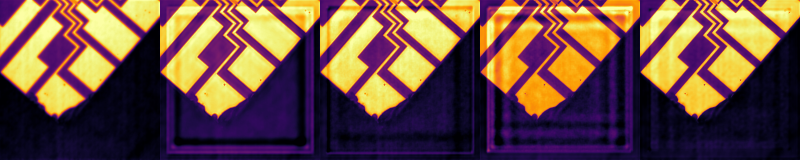
#> input picture research_log/episodes/ep07_solver_boundary_artifact/figures/05_step_decompose_temp_x0_prox1_dc1_prox2_dc2.png, 1600 x 320 px (shown at 1/2 size)
$ python fig22_k4_box_artifact.py
#> lines starting #> are read from the running program, lines starting #| are printed output that depends on the picture
### docs/publication_figures/scripts/pubfig_style.py
"""Shared publication-figure style for thermal_lift.

Implements docs/plotting_standards.md (CVPR, serif/Times, 300 dpi).
Every figure script in this directory imports from here; do NOT hardcode
font sizes inside individual figure functions.
"""

from __future__ import annotations

from pathlib import Path

import matplotlib as mpl
import matplotlib.pyplot as plt

# ── Canonical directories ────────────────────────────────────────────
PKG_DIR = Path(__file__).resolve().parent.parent          # docs/publication_figures
FIG_DIR = PKG_DIR / "figures"
DATA_DIR = PKG_DIR / "data"
REPO_ROOT = PKG_DIR.parent.parent                          # thermal_lift repo root

# ── CVPR column widths [inch] ────────────────────────────────────────
W_SINGLE = 3.5     # single column
W_1P5 = 5.5        # 1.5 column
W_DOUBLE = 7.2     # double column (never exceed 7.1 in final paper)

ACADEMIC_RCPARAMS = {
    "font.family": "serif",
    "font.serif": ["Times New Roman", "Times", "DejaVu Serif", "serif"],
    "font.size": 9,
    "mathtext.fontset": "stix",
    "axes.titlesize": 10,
    "axes.titleweight": "bold",
    "axes.labelsize": 9,
    "axes.labelweight": "normal",
    "axes.linewidth": 0.8,
    "axes.spines.top": False,
    "axes.spines.right": False,
    "xtick.labelsize": 8,
    "ytick.labelsize": 8,
    "xtick.direction": "out",
    "ytick.direction": "out",
    "xtick.major.width": 0.6,
    "ytick.major.width": 0.6,
    "xtick.major.size": 3.5,
    "ytick.major.size": 3.5,
    "xtick.minor.visible": False,
    "ytick.minor.visible": False,
    "legend.fontsize": 8,
    "legend.frameon": False,
    "legend.handlelength": 1.5,
    "legend.handletextpad": 0.5,
    "legend.borderpad": 0.4,
    "lines.linewidth": 1.4,
    "lines.markersize": 5,
    "axes.grid": False,
    "grid.alpha": 0.3,
    "grid.linewidth": 0.5,
    "grid.color": "#cccccc",
    "figure.dpi": 300,
    "figure.facecolor": "white",
    "figure.constrained_layout.use": True,
    "savefig.dpi": 300,
    "savefig.bbox": "tight",
    "savefig.pad_inches": 0.03,
    "savefig.facecolor": "white",
}

METHOD_PALETTE = {
    "primary": "#4C72B0",    # steel blue
    "secondary": "#55A868",  # muted green
    "accent_1": "#C44E52",   # soft red
    "accent_2": "#8172B2",   # lavender purple
    "accent_3": "#DD8452",   # warm orange
    "neutral": "#937860",    # taupe
}

# Fixed method → (color, marker, linestyle) mapping used across ALL figures
# so the same arm always looks the same. Extend here, never ad hoc.
METHOD_STYLE = {
    "tgv":        dict(color="#333333", marker="s", ls="-",  label="TGV $\\times$ drizzle"),
    "tgv_oracle": dict(color="#333333", marker="s", ls="-",  label="TGV (oracle)"),
    "tgv_portable": dict(color="#888888", marker="s", ls="--", label="TGV (portable)"),
    "maptv":      dict(color="#937860", marker="D", ls="-",  label="MAP-TV $\\times$ drizzle"),
    "drizzle":    dict(color="#DD8452", marker="^", ls="-",  label="Drizzle"),
    "depb9v6":    dict(color="#4C72B0", marker="o", ls="-",  label="Ours (v6 pool)"),
    "depb9v9_9bin": dict(color="#C44E52", marker="v", ls="-", label="Ours (v9 pool, 9-bin)"),
    "depb9v9_3k": dict(color="#55A868", marker="P", ls="-",  label="Ours (v9 pool, 3k)"),
    "depb9v8":    dict(color="#8172B2", marker="X", ls="-",  label="Ours (v8 pool)"),
}

# Colormaps per plotting_standards.md
CMAP_TEMPERATURE = "inferno"   # temperature / HR image
CMAP_RESID_POS = "YlOrRd"      # one-sided residual >= 0
CMAP_RESID_DIV = "RdBu_r"      # two-sided diff
CMAP_COVERAGE = "viridis"      # coverage / counts

REF_LINE = dict(color="#222222", ls="--", lw=0.9)
REF_LINE_GRAY = dict(color="#666666", ls="--", lw=0.9)


def setup_academic_style() -> None:
    """Apply the repo-wide academic rcParams. Call once per script."""
    mpl.use("Agg")
    mpl.rcParams.update(ACADEMIC_RCPARAMS)


def save_fig(fig: plt.Figure, name: str, formats: tuple[str, ...] = ("png", "pdf")) -> list[Path]:
    """Save into figures/ as png (preview) + pdf (submission vector)."""
    FIG_DIR.mkdir(parents=True, exist_ok=True)
    out = []
    for ext in formats:
        path = FIG_DIR / f"{name}.{ext}"
        fig.savefig(path, dpi=300, bbox_inches="tight", facecolor="white")
        out.append(path)
    plt.close(fig)
    return out


def ylabel_with_unit(desc: str, unit: str) -> str:
    return f"{desc} [{unit}]"


# ── Checkpoint-strip montage template (shared by fig12 / fig28) ──────────────
# [94 lines left out: function strip_montage, not called in this run]

### docs/publication_figures/scripts/fig22_k4_box_artifact.py
"""fig22: K4 glow-box artifact — root cause via unroll-step decomposition.

Shows the EP07 solver step decomposition (x0 -> prox1 -> DC1 -> prox2 -> DC2)
on the diagnostic flat ROI: the learned proximal UNet introduces a regular
square "glow box" at its patch-solve boundary at every prox step, the
data-consistency step only partially suppresses it, so the artifact
re-accumulates over unroll steps (motivating the K2 mainline + halo eval).

Data provenance
---------------
Source image (TensorBoard export, archived PNG, already inferno-colormapped):
  research_log/episodes/ep07_solver_boundary_artifact/figures/
      05_step_decompose_temp_x0_prox1_dc1_prox2_dc2.png
  TensorBoard tag: eval_solver_step_decompose_flatroi/temp__x0_prox1_dc1_prox2_dc2
  step 2002 (see figure_manifest.tsv)
Run: algos/ep07_unet_sr/outputs/solver_v7_k2_nodrizzle_flat005_smoke,
  checkpoint solver_step_002000.pt, no-drizzle, patch_size_hr=192, overlap=160.
Context: research_log/episodes/ep07_solver_boundary_artifact/README.md
ACL refs: ACL-037 era (EP07 solver boundary artifact diagnosis).

Caveat: the archived PNG is an 8-bit colormapped TensorBoard export without a
value scale, so no temperature colorbar can be attached; panels are shown as
qualitative temperature maps (inferno).

Run:
  cd /Users/ujs/mycode/thermal_lift && \
      uv run python docs/publication_figures/scripts/fig22_k4_box_artifact.py
"""

from __future__ import annotations

import numpy as np
from PIL import Image
import matplotlib.pyplot as plt
import matplotlib.patches as mpatches

from pubfig_style import REPO_ROOT, W_DOUBLE, save_fig, setup_academic_style

SRC = (
    REPO_ROOT
    / "research_log/episodes/ep07_solver_boundary_artifact/figures"
    / "05_step_decompose_temp_x0_prox1_dc1_prox2_dc2.png"
)

PANEL = 320  # each stage tile is 320x320, five tiles side by side, no chrome

STAGES = [
    ("$x_0$ (aligned input)", "clean"),
    ("$\\mathrm{prox}_1$", "glow box appears"),
    ("$\\mathrm{DC}_1$", "partly suppressed"),
    ("$\\mathrm{prox}_2$", "box returns"),
    ("$\\mathrm{DC}_2$", "residual box"),
]

# Zoom window (panel-local px): bottom-left corner of the square glow box
ZX0, ZX1 = 6, 132
ZY0, ZY1 = 194, 320


def main() -> None:
    setup_academic_style()

    strip = np.asarray(Image.open(SRC).convert("RGB"))
#> strip is the input picture: shape (320, 1600, 3); mean R, G, B 108.1, 76, 66.8
    panels = [strip[:, i * PANEL : (i + 1) * PANEL] for i in range(5)]
#> panels = 5 items

    fig, axes = plt.subplots(2, 5, figsize=(W_DOUBLE, 3.0))
    # constrained_layout is on repo-wide; tighten the inter-panel gaps
    fig.get_layout_engine().set(w_pad=0.01, h_pad=0.01, wspace=0.015, hspace=0.01)

    for col, (img, (title, verdict)) in enumerate(zip(panels, STAGES)):
        ax_full, ax_zoom = axes[0, col], axes[1, col]

        ax_full.imshow(img)
        ax_full.set_title(title, pad=3)
        ax_full.add_patch(
            mpatches.Rectangle(
                (ZX0, ZY0), ZX1 - ZX0, ZY1 - ZY0,
                fill=False, edgecolor="white", linestyle=(0, (3, 2)), linewidth=0.9,
            )
        )

        ax_zoom.imshow(img[ZY0:ZY1, ZX0:ZX1])
        ax_zoom.set_xlabel(verdict, fontsize=8, fontstyle="italic", labelpad=3)

        for ax in (ax_full, ax_zoom):
            ax.set_xticks([])
            ax.set_yticks([])
            for sp in ax.spines.values():
                sp.set_visible(True)
                sp.set_linewidth(0.5)
                sp.set_color("0.25")
#> this loop made 5 passes
#> (title, verdict) on passes 1 to 5: ('$x_0$ (aligned input)', 'clean'), ('$\\mathrm{prox}_1$', 'glow box appears'), ('$\\mathrm{DC}_1$', 'partly suppressed'), ('$\\mathrm{prox}_2$', 'box returns'), ('$\\mathrm{DC}_2$', 'residual box')

    # Row labels on the left edge
    axes[0, 0].set_ylabel("flat ROI", fontsize=8)
    axes[1, 0].set_ylabel("zoom", fontsize=8)

    # Arrow marking the box edge in the prox1 zoom (zoom-local coords)
    ax = axes[1, 1]
    # box corner in zoom coords: vertical edge x ~= 30-ZX0, bottom edge y ~= 290-ZY0
    ax.annotate(
        "box edge",
        xy=(30 - ZX0, 258 - ZY0), xytext=(66 - ZX0, 226 - ZY0),
        color="white", fontsize=7.5, ha="left", va="center",
        arrowprops=dict(arrowstyle="-|>", color="white", lw=0.9,
                        shrinkA=1, shrinkB=1),
    )
    ax.annotate(
        "",
        xy=(64 - ZX0, 292 - ZY0), xytext=(72 - ZX0, 238 - ZY0),
        arrowprops=dict(arrowstyle="-|>", color="white", lw=0.9,
                        shrinkA=1, shrinkB=1),
    )

    save_fig(fig, "fig22_k4_box_artifact")
#> the loop in save_fig, `for ext in formats:` made 2 passes
#> pass 1, in save_fig, `fig.savefig(path, dpi=300, bbox_inches="tight", facecolor="white")`:
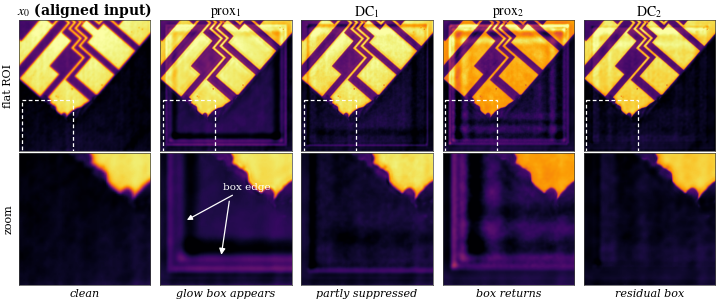
#> figure drawn by matplotlib, 10 panels
#> pass 2, in save_fig, `fig.savefig(path, dpi=300, bbox_inches="tight", facecolor="white")`:
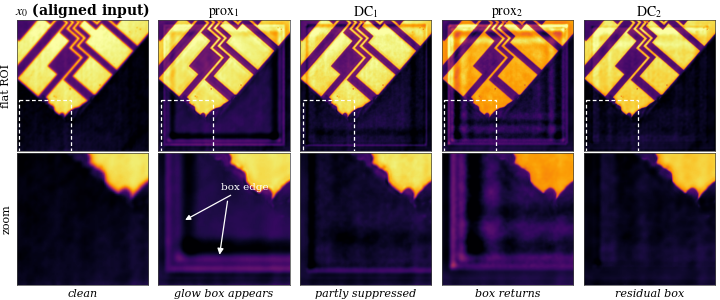
#> figure drawn by matplotlib, 10 panels


if __name__ == "__main__":
    main()
